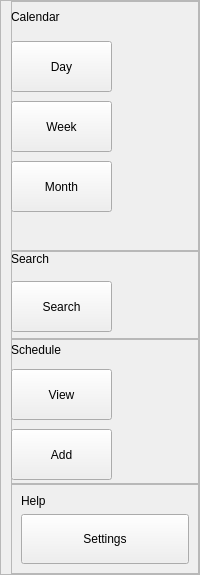
     <widget class="QFrame" name="frameNavigation">
      <property name="minimumSize">
       <size>
        <width>130</width>
        <height>0</height>
       </size>
      </property>
      <property name="styleSheet">
       <string notr="true">QPushButton:disabled {

    font-weight:bold;
	color:white;
	background-color: #2b5777;
}</string>
      </property>
      <property name="frameShape">
       <enum>QFrame::StyledPanel</enum>
      </property>
      <property name="frameShadow">
       <enum>QFrame::Raised</enum>
      </property>
      <layout class="QVBoxLayout" name="verticalLayout">
       <property name="spacing">
        <number>0</number>
       </property>
       <property name="leftMargin">
        <number>10</number>
       </property>
       <property name="topMargin">
        <number>0</number>
       </property>
       <property name="rightMargin">
        <number>0</number>
       </property>
       <property name="bottomMargin">
        <number>0</number>
       </property>
       <item>
        <widget class="QFrame" name="frameNavigationCalendar">
         <property name="minimumSize">
          <size>
           <width>0</width>
           <height>250</height>
          </size>
         </property>
         <property name="styleSheet">
          <string notr="true"/>
         </property>
         <property name="frameShape">
          <enum>QFrame::StyledPanel</enum>
         </property>
         <property name="frameShadow">
          <enum>QFrame::Raised</enum>
         </property>
         <widget class="QLabel" name="labelNavigationCalendar">
          <property name="geometry">
           <rect>
            <x>0</x>
            <y>0</y>
            <width>71</width>
            <height>31</height>
           </rect>
          </property>
          <property name="text">
           <string>Calendar</string>
          </property>
         </widget>
         <widget class="QPushButton" name="buttonNavigationCalendarDay">
          <property name="geometry">
           <rect>
            <x>0</x>
            <y>40</y>
            <width>101</width>
            <height>51</height>
           </rect>
          </property>
          <property name="styleSheet">
           <string notr="true"/>
          </property>
          <property name="text">
           <string>Day</string>
          </property>
         </widget>
         <widget class="QPushButton" name="buttonNavigationCalendarWeek">
          <property name="geometry">
           <rect>
            <x>0</x>
            <y>100</y>
            <width>101</width>
            <height>51</height>
           </rect>
          </property>
          <property name="text">
           <string>Week</string>
          </property>
         </widget>
         <widget class="QPushButton" name="buttonNavigationCalendarMonth">
          <property name="geometry">
           <rect>
            <x>0</x>
            <y>160</y>
            <width>101</width>
            <height>51</height>
           </rect>
          </property>
          <property name="text">
           <string>Month</string>
          </property>
         </widget>
        </widget>
       </item>
       <item>
        <widget class="QFrame" name="frameNavigationSearch">
         <property name="minimumSize">
          <size>
           <width>0</width>
           <height>88</height>
          </size>
         </property>
         <property name="frameShape">
          <enum>QFrame::StyledPanel</enum>
         </property>
         <property name="frameShadow">
          <enum>QFrame::Raised</enum>
         </property>
         <widget class="QLabel" name="labelNavigationSearch">
          <property name="geometry">
           <rect>
            <x>0</x>
            <y>0</y>
            <width>61</width>
            <height>16</height>
           </rect>
          </property>
          <property name="text">
           <string>Search</string>
          </property>
         </widget>
         <widget class="QPushButton" name="buttonNavigationSearch">
          <property name="geometry">
           <rect>
            <x>0</x>
            <y>30</y>
            <width>101</width>
            <height>51</height>
           </rect>
          </property>
          <property name="text">
           <string>Search</string>
          </property>
         </widget>
        </widget>
       </item>
       <item>
        <widget class="QFrame" name="frameNavigationSchedule">
         <property name="minimumSize">
          <size>
           <width>0</width>
           <height>145</height>
          </size>
         </property>
         <property name="frameShape">
          <enum>QFrame::StyledPanel</enum>
         </property>
         <property name="frameShadow">
          <enum>QFrame::Raised</enum>
         </property>
         <widget class="QLabel" name="labelNavigationSchedule">
          <property name="geometry">
           <rect>
            <x>0</x>
            <y>0</y>
            <width>81</width>
            <height>21</height>
           </rect>
          </property>
          <property name="text">
           <string>Schedule</string>
          </property>
         </widget>
         <widget class="QPushButton" name="buttonNavigationScheduleView">
          <property name="geometry">
           <rect>
            <x>0</x>
            <y>30</y>
            <width>101</width>
            <height>51</height>
           </rect>
          </property>
          <property name="text">
           <string>View</string>
          </property>
         </widget>
         <widget class="QPushButton" name="buttonNavigationScheduleAdd">
          <property name="geometry">
           <rect>
            <x>0</x>
            <y>90</y>
            <width>101</width>
            <height>51</height>
           </rect>
          </property>
          <property name="text">
           <string>Add</string>
          </property>
         </widget>
        </widget>
       </item>
       <item>
        <widget class="QFrame" name="frameNavigationSettings">
         <property name="frameShape">
          <enum>QFrame::StyledPanel</enum>
         </property>
         <property name="frameShadow">
          <enum>QFrame::Raised</enum>
         </property>
         <layout class="QVBoxLayout" name="verticalLayout_5">
          <item>
           <widget class="QLabel" name="labelNavigationSettings">
            <property name="text">
             <string>Help</string>
            </property>
            <property name="alignment">
             <set>Qt::AlignBottom|Qt::AlignLeading|Qt::AlignLeft</set>
            </property>
           </widget>
          </item>
          <item>
           <widget class="QPushButton" name="buttonNavigationSettings">
            <property name="minimumSize">
             <size>
              <width>0</width>
              <height>50</height>
             </size>
            </property>
            <property name="text">
             <string>Settings</string>
            </property>
           </widget>
          </item>
         </layout>
        </widget>
       </item>
      </layout>
     </widget>
